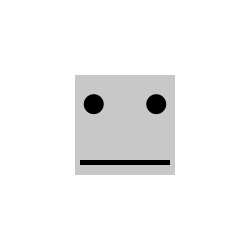
Frame 1 (no input)
Frame 60 (the mouse pressed at the canvas centre just before this capture): identical to frame 1, image omitted
Frame 120 (the mouse held since frame 60 and released just before this capture): identical to frame 1, image omitted

The Processing sketch that drew this single still picture (run headless with seeded random() and noise(); from frame 60 on, the mouse is pressed at the canvas centre):

// Processing sketch: sketch_drawRobotTask
// ── sketch_drawRobotTask.pde
float robotXPos;
float robotYPos;

void setup() {
  size(250, 250);
  background(255, 255, 255);
}

void drawRobot(float robotXPos, float robotYPos, float robotWidth, float robotHeight) {
  rectMode(CENTER);
  fill(200);
  noStroke();
  rect(robotXPos, robotYPos, robotWidth, robotHeight);
  fill(0);
  rect(robotXPos, robotYPos - (robotYPos * -0.3), robotWidth * 0.90, robotHeight * 0.05);
  circle(robotXPos - (robotXPos / 4), robotYPos - (robotYPos / 6), robotWidth * 0.2);
  circle(robotXPos + (robotXPos / 4), robotYPos - (robotYPos / 6), robotWidth * 0.2);
  
}

void draw() {
  drawRobot(width/2, height/2, 100, 100);
}
